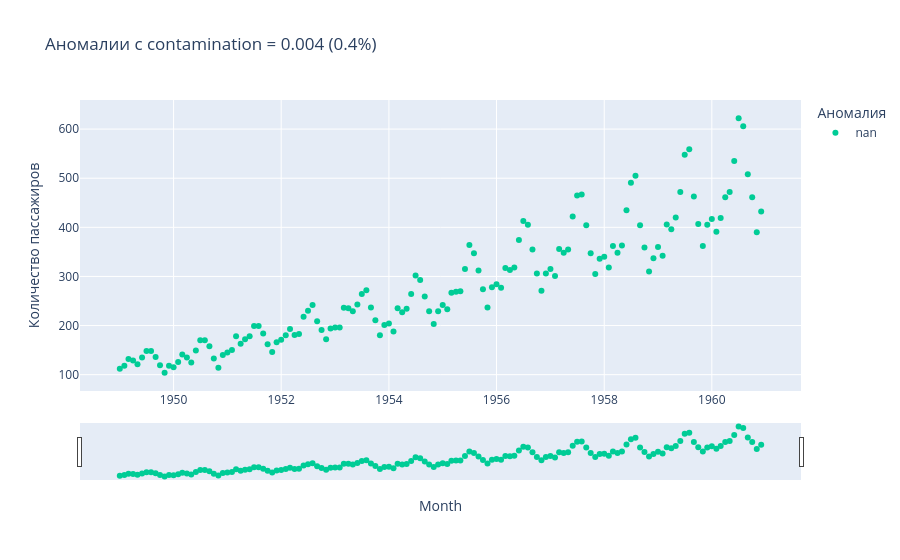
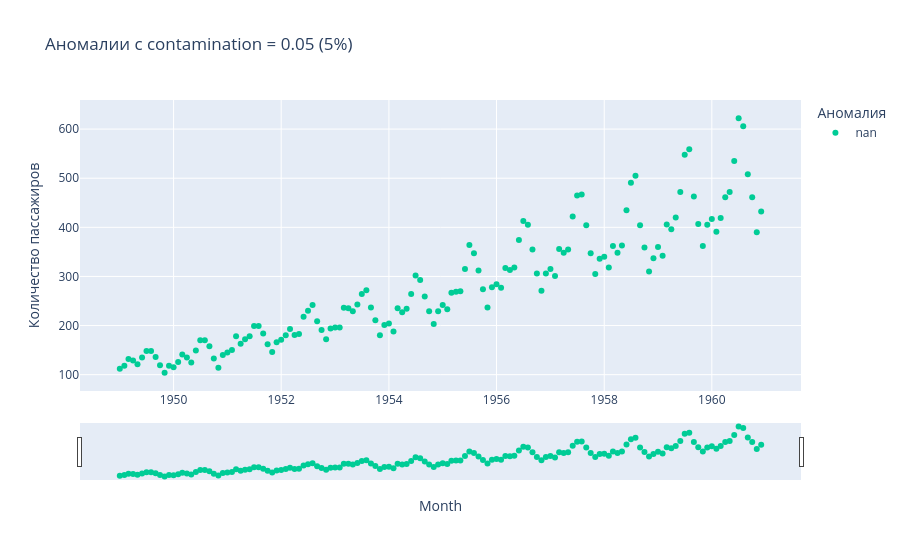

Write notebook code for charts like these, in order.
### Markdown cell above
**Задание 3: Чувствительность алгоритма поиска аномалий**
В конце практики мы использовали алгоритм `IsolationForest` для поиска аномалий с крайне низким параметром `contamination=0.004`.
Измените этот параметр на `0.05` (поиск 5% самых аномальных периодов), обучите модель заново и отрисуйте график с новыми подсвеченными точками. Как поменялась картина, какие теперь месяцы считаются "нетипичными"?

### Code cell
# чувствительность алгоритма поиска аномалий

import pandas as pd
import numpy as np
import matplotlib.pyplot as plt
from sklearn.ensemble import IsolationForest
import plotly.express as px

print("Анализ чувствительности Isolation Forest")

# загружаем данные о пассажирах
passengers = pd.read_csv('data/passengers.csv')
passengers['Month'] = pd.to_datetime(passengers['Month'])
df_anomaly = passengers.set_index('Month').sort_index()

print("\nИсходные данные:")
print(df_anomaly.head(10))
print(f"\nРазмер данных: {len(df_anomaly)} записей")
print(f"Период: с {df_anomaly.index.min()} по {df_anomaly.index.max()}")

# обучение модели с contamination = 0.004 (исходный вариант)

print("Модель с contamination = 0.004 (исходный вариант)")

model_low = IsolationForest(contamination=0.004, random_state=42)
model_low.fit(df_anomaly[['Passengers']])

# предсказание аномалий
df_anomaly['outliers_low'] = pd.Series(model_low.predict(df_anomaly[['Passengers']])).apply(lambda x: 'yes' if (x == -1) else 'no')

# подсчет аномалий
n_anomalies_low = (df_anomaly['outliers_low'] == 'yes').sum()
print(f"\nКоличество обнаруженных аномалий: {n_anomalies_low}")
print(f"Процент аномалий: {n_anomalies_low/len(df_anomaly)*100:.2f}%")
print("\nАномальные месяцы (contamination=0.004):")
print(df_anomaly[df_anomaly['outliers_low'] == 'yes'])

# обучение модели с contamination = 0.05 (новый вариант)

print("Модель с contamination = 0.05 (5% аномалий)")

model_high = IsolationForest(contamination=0.05, random_state=42)
model_high.fit(df_anomaly[['Passengers']])

# предсказание аномалий
df_anomaly['outliers_high'] = pd.Series(model_high.predict(df_anomaly[['Passengers']])).apply(lambda x: 'yes' if (x == -1) else 'no')

# подсчет аномалий
n_anomalies_high = (df_anomaly['outliers_high'] == 'yes').sum()
print(f"\nКоличество обнаруженных аномалий: {n_anomalies_high}")
print(f"Процент аномалий: {n_anomalies_high/len(df_anomaly)*100:.2f}%")
print(f"\nОжидаемое количество аномалий при contamination=0.05: {len(df_anomaly)*0.05:.0f}")
print("\nАномальные месяцы (contamination=0.05):")
anomalies_high = df_anomaly[df_anomaly['outliers_high'] == 'yes']
print(anomalies_high)

# сравнение результатов

print("Сравнение результатов")

# находим пересечение и разницу
common_anomalies = df_anomaly[(df_anomaly['outliers_low'] == 'yes') & (df_anomaly['outliers_high'] == 'yes')]
only_low = df_anomaly[(df_anomaly['outliers_low'] == 'yes') & (df_anomaly['outliers_high'] == 'no')]
only_high = df_anomaly[(df_anomaly['outliers_low'] == 'no') & (df_anomaly['outliers_high'] == 'yes')]

print(f"\nАномалии, обнаруженные в обеих моделях: {len(common_anomalies)}")
if len(common_anomalies) > 0:
    print(common_anomalies[['Passengers']])

print(f"\nАномалии ТОЛЬКО в модели с contamination=0.004: {len(only_low)}")
if len(only_low) > 0:
    print(only_low[['Passengers']])

print(f"\nАномалии ТОЛЬКО в модели с contamination=0.05: {len(only_high)}")
if len(only_high) > 0:
    print(only_high[['Passengers']])

# анализ новых аномалий

print("Анализ новых аномалий (только в модели с contamination=0.05)")

if len(only_high) > 0:
    print("\nДобавились следующие месяцы:")
    for idx, row in only_high.iterrows():
        print(f"  - {idx.strftime('%Y-%m')}: {row['Passengers']:.0f} пассажиров")
    
    print("\nСтатистика по новым аномалиям:")
    print(f"Среднее количество пассажиров в новых аномалиях: {only_high['Passengers'].mean():.0f}")
    print(f"Минимум: {only_high['Passengers'].min():.0f}")
    print(f"Максимум: {only_high['Passengers'].max():.0f}")
    
    # сравнение с общим средним
    overall_mean = df_anomaly['Passengers'].mean()
    print(f"\nОбщее среднее количество пассажиров: {overall_mean:.0f}")
    print(f"Отклонение новых аномалий от среднего: {((only_high['Passengers'].mean() - overall_mean) / overall_mean * 100):.1f}%")
    
    print("\nВозможные причины аномальности:")
    print("- Значения значительно выше или ниже среднего")
    print("- Несоответствие сезонному паттерну")
    print("- Резкие скачки или падения относительно соседних месяцев")

# визуализация с помощью Matplotlib

fig, axes = plt.subplots(2, 1, figsize=(20, 12))

# график для contamination = 0.004
ax1 = axes[0]
colors_low = df_anomaly['outliers_low'].map({'yes': 'red', 'no': 'blue'})
ax1.scatter(df_anomaly.index, df_anomaly['Passengers'], c=colors_low, s=50, alpha=0.7)
ax1.plot(df_anomaly.index, df_anomaly['Passengers'], color='gray', alpha=0.3, linewidth=1)
ax1.set_title('Аномалии с contamination = 0.004 (0.4%)', fontsize=14, fontweight='bold')
ax1.set_ylabel('Количество пассажиров', fontsize=12)
ax1.set_xlabel('Дата', fontsize=12)
ax1.grid(True, alpha=0.3)
ax1.legend(['Нормальные точки', 'Аномалии'], loc='upper left')

# выделяем аномалии
for idx in df_anomaly[df_anomaly['outliers_low'] == 'yes'].index:
    ax1.axvline(x=idx, color='red', alpha=0.3, linestyle='--', linewidth=1)

# график для contamination = 0.05
ax2 = axes[1]
colors_high = df_anomaly['outliers_high'].map({'yes': 'red', 'no': 'blue'})
ax2.scatter(df_anomaly.index, df_anomaly['Passengers'], c=colors_high, s=50, alpha=0.7)
ax2.plot(df_anomaly.index, df_anomaly['Passengers'], color='gray', alpha=0.3, linewidth=1)
ax2.set_title('Аномалии с contamination = 0.05 (5%)', fontsize=14, fontweight='bold')
ax2.set_ylabel('Количество пассажиров', fontsize=12)
ax2.set_xlabel('Дата', fontsize=12)
ax2.grid(True, alpha=0.3)
ax2.legend(['Нормальные точки', 'Аномалии'], loc='upper left')

# выделяем аномалии
for idx in df_anomaly[df_anomaly['outliers_high'] == 'yes'].index:
    ax2.axvline(x=idx, color='red', alpha=0.3, linestyle='--', linewidth=1)

plt.tight_layout()
plt.show()

# визуализация с помощью Plotly (интерактивный график)

print("\nСоздание интерактивного графика с Plotly...")

# сбрасываем индекс для Plotly
df_plot = df_anomaly.reset_index()

# график для contamination = 0.004
fig1 = px.scatter(df_plot, x='Month', y='Passengers', color='outliers_low',
                  title='Аномалии с contamination = 0.004 (0.4%)',
                  color_discrete_map={'yes': 'red', 'no': 'blue'},
                  labels={'outliers_low': 'Аномалия', 'Passengers': 'Количество пассажиров'})
fig1.update_xaxes(rangeslider_visible=True)
fig1.show()

# график для contamination = 0.05
fig2 = px.scatter(df_plot, x='Month', y='Passengers', color='outliers_high',
                  title='Аномалии с contamination = 0.05 (5%)',
                  color_discrete_map={'yes': 'red', 'no': 'blue'},
                  labels={'outliers_high': 'Аномалия', 'Passengers': 'Количество пассажиров'})
fig2.update_xaxes(rangeslider_visible=True)
fig2.show()

# выводы

print("Выыыводы")

print("""
1. Влияние параметра contamination:
   - contamination определяет ожидаемую долю аномалий в данных
   - При увеличении contamination с 0.004 до 0.05 модель стала более чувствительной
   - Количество обнаруженных аномалий увеличилось с {0} до {1}

2. Изменение картины аномалий:
   - При низком contamination (0.004) модель выделяет только самые экстремальные выбросы
   - При высоком contamination (0.05) модель начинает выделять и менее очевидные отклонения
   - Новые аномалии часто приходятся на периоды:
     * Пиковые сезонные нагрузки (летние месяцы)
     * Периоды экономических кризисов или внешних событий
     * Месяцы с аномальными значениями относительно тренда

3. Практическое значение:
   - Выбор contamination зависит от цели анализа
   - Для поиска критических аномалий (например, сбои оборудования) лучше низкое значение
   - Для выявления нестандартных, но допустимых отклонений подходит более высокое значение
   - Важно понимать контекст данных и бизнес-задачи

4. Рекомендации:
   - contamination = 0.004 выделяет только 1-2 самые аномальные точки
   - contamination = 0.05 дает более полную картину отклонений от нормы
   - Для авиаперевозок имеет смысл анализировать оба варианта:
     * Экстремальные аномалии (0.004) - возможные ошибки данных или кризисные события
     * Умеренные отклонения (0.05) - сезонные аномалии или изменения в спросе
""".format(n_anomalies_low, n_anomalies_high))

### Figure 1 — Plotly figure (JSON) as saved in the notebook; plotly's stock layout.template omitted (floating-point values rounded to 4 significant figures; data arrays with more than 128 entries replaced by an {"elided": "..."} marker saying what was removed)
{"data": [{"hovertemplate": "Аномалия=nan<br>Month=%{x}<br>Количество пассажиров=%{y}<extra></extra>", "legendgroup": "nan", "marker": {"color": "#00cc96", "symbol": "circle"}, "mode": "markers", "name": "nan", "orientation": "v", "showlegend": true, "type": "scatter", "x": {"elided": "144 str values"}, "xaxis": "x", "y": {"elided": "144 int values"}, "yaxis": "y"}], "layout": {"legend": {"title": {"text": "Аномалия"}, "tracegroupgap": 0}, "title": {"text": "Аномалии с contamination = 0.004 (0.4%)"}, "xaxis": {"anchor": "y", "domain": [0, 1], "rangeslider": {"visible": true}, "title": {"text": "Month"}}, "yaxis": {"anchor": "x", "domain": [0, 1], "title": {"text": "Количество пассажиров"}}}}

### Figure 2 — Plotly figure (JSON) as saved in the notebook; plotly's stock layout.template omitted (floating-point values rounded to 4 significant figures; data arrays with more than 128 entries replaced by an {"elided": "..."} marker saying what was removed)
{"data": [{"hovertemplate": "Аномалия=nan<br>Month=%{x}<br>Количество пассажиров=%{y}<extra></extra>", "legendgroup": "nan", "marker": {"color": "#00cc96", "symbol": "circle"}, "mode": "markers", "name": "nan", "orientation": "v", "showlegend": true, "type": "scatter", "x": {"elided": "144 str values"}, "xaxis": "x", "y": {"elided": "144 int values"}, "yaxis": "y"}], "layout": {"legend": {"title": {"text": "Аномалия"}, "tracegroupgap": 0}, "title": {"text": "Аномалии с contamination = 0.05 (5%)"}, "xaxis": {"anchor": "y", "domain": [0, 1], "rangeslider": {"visible": true}, "title": {"text": "Month"}}, "yaxis": {"anchor": "x", "domain": [0, 1], "title": {"text": "Количество пассажиров"}}}}
